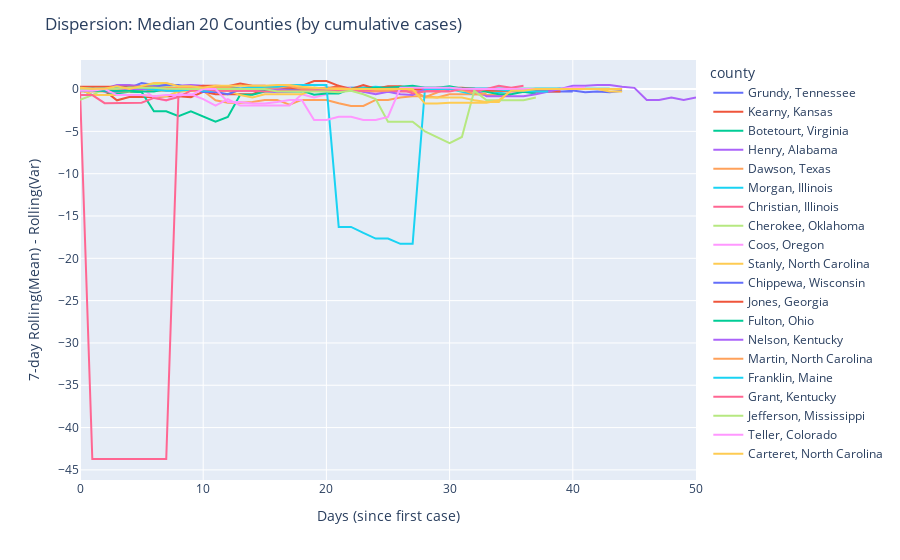

Notebook code cell kept with this figure:
### Code cell
fig = px.line(median_20_counties_df, 
             x="Days (since first case)",
             y="7-day Rolling(Mean) - Rolling(Var)",
             color="county")

fig.update_layout(title_text="Dispersion: Median 20 Counties (by cumulative cases)")

fig.show()

### Figure 1 — Plotly figure (JSON) as saved in the notebook; plotly's stock layout.template omitted (floating-point values rounded to 4 significant figures)
{"data": [{"hovertemplate": "county=Grundy, Tennessee<br>Days (since first case)=%{x}<br>7-day Rolling(Mean) - Rolling(Var)=%{y}<extra></extra>", "legendgroup": "Grundy, Tennessee", "line": {"color": "#636efa", "dash": "solid"}, "mode": "lines", "name": "Grundy, Tennessee", "showlegend": true, "type": "scatter", "x": [0, 1, 2, 3, 4, 5, 6, 7, 8, 9, 10, 11, 12, 13, 14, 15, 16, 17, 18, 19, 20, 21, 22, 23, 24, 25, 26, 27, 28, 29, 30, 31, 32, 33, 34, 35, 36, 37, 38, 39, 40], "xaxis": "x", "y": [-0.1905, 1.11e-16, 0.1429, 0.1429, 0.1429, 0.7143, 0.4762, -0.1905, -0.2857, -2.22e-16, 0.04762, 0.04762, 0.3333, -2.22e-16, 0.3333, 0.3333, 0.04762, -0.04762, -0.04762, 0.04762, 0.1429, 0.04762, 0.04762, 0.1429, 0.1429, 0.1429, 0.1429, 0.04762, 0.04762, -1.027e-15, -1.166e-15, -1.166e-15, -1.166e-15, -1.166e-15, -1.166e-15, -1.166e-15, -0.2857, -0.2857, -0.2857, -0.2857, -0.2857], "yaxis": "y"}, {"hovertemplate": "county=Kearny, Kansas<br>Days (since first case)=%{x}<br>7-day Rolling(Mean) - Rolling(Var)=%{y}<extra></extra>", "legendgroup": "Kearny, Kansas", "line": {"color": "#EF553B", "dash": "solid"}, "mode": "lines", "name": "Kearny, Kansas", "showlegend": true, "type": "scatter", "x": [0, 1, 2, 3, 4, 5, 6, 7, 8, 9, 10, 11, 12, 13, 14, 15, 16, 17, 18, 19, 20, 21], "xaxis": "x", "y": [0, 0, -0.1905, -1.333, -0.9524, -0.9524, -0.9524, -0.8571, -0.8571, -0.9524, -0.3333, -0.619, -0.619, -0.619, -0.619, -0.04762, -0.04762, 0.1429, 0.381, 0.9524, 0.9524, 0.381], "yaxis": "y"}, {"hovertemplate": "county=Botetourt, Virginia<br>Days (since first case)=%{x}<br>7-day Rolling(Mean) - Rolling(Var)=%{y}<extra></extra>", "legendgroup": "Botetourt, Virginia", "line": {"color": "#00cc96", "dash": "solid"}, "mode": "lines", "name": "Botetourt, Virginia", "showlegend": true, "type": "scatter", "x": [0, 1, 2, 3, 4, 5, 6, 7, 8, 9, 10, 11, 12, 13, 14, 15, 16, 17, 18, 19, 20, 21, 22, 23, 24, 25, 26, 27, 28, 29, 30, 31, 32, 33, 34, 35, 36, 37, 38, 39, 40, 41, 42, 43], "xaxis": "x", "y": [0, -0.7143, -0.7143, -0.5238, -0.3333, -0.3333, -2.619, -2.619, -3.19, -2.619, -3.19, -3.857, -3.286, -0.6667, -0.6667, -0.2857, -0.2857, -0.2857, -0.2857, 0.1429, 0.04762, 8.049e-16, 0, 8.049e-16, 0.04762, 0.04762, 0.1429, 0.1429, 0.1429, 0.1429, 0.04762, 0.04762, 0.04762, 8.049e-16, 8.049e-16, 8.049e-16, 8.049e-16, 0.04762, 8.049e-16, 8.049e-16, 0.04762, 0.04762, 0.04762, 0.04762], "yaxis": "y"}, {"hovertemplate": "county=Henry, Alabama<br>Days (since first case)=%{x}<br>7-day Rolling(Mean) - Rolling(Var)=%{y}<extra></extra>", "legendgroup": "Henry, Alabama", "line": {"color": "#ab63fa", "dash": "solid"}, "mode": "lines", "name": "Henry, Alabama", "showlegend": true, "type": "scatter", "x": [0, 1, 2, 3, 4, 5, 6, 7, 8, 9, 10, 11, 12, 13, 14, 15, 16, 17, 18, 19, 20, 21, 22, 23, 24, 25, 26, 27, 28, 29, 30], "xaxis": "x", "y": [0, 0, 0.04762, 0.4762, 0.4762, 0.3333, 0.381, 0.6667, 0.381, 0.4762, 0.381, 0.1429, 0.3333, 0.04762, -0.1905, -0.1905, -0.381, -0.2857, -0.1905, 0.04762, 0.04762, -0.04762, 0.1429, 0.1429, 0.1429, -0.04762, -0.1905, -0.1905, 0.04762, 5.274e-16, -0.1905], "yaxis": "y"}, {"hovertemplate": "county=Dawson, Texas<br>Days (since first case)=%{x}<br>7-day Rolling(Mean) - Rolling(Var)=%{y}<extra></extra>", "legendgroup": "Dawson, Texas", "line": {"color": "#FFA15A", "dash": "solid"}, "mode": "lines", "name": "Dawson, Texas", "showlegend": true, "type": "scatter", "x": [0, 1, 2, 3, 4, 5, 6, 7, 8, 9, 10, 11, 12, 13, 14, 15, 16, 17, 18, 19, 20, 21, 22, 23, 24, 25, 26, 27, 28, 29, 30, 31, 32, 33, 34, 35], "xaxis": "x", "y": [-0.2857, -0.2857, -0.2857, -0.2857, -0.2857, -0.1905, -0.1905, -0.1905, -0.1905, -0.1905, -0.1905, -1.333, -1.619, -1.619, -1.524, -1.286, -1.286, -1.857, -1.286, -1.286, -1.286, -1.667, -2, -2, -1.286, -1.286, -1, -0.8571, -0.8571, -1, -0.619, -0.619, -0.619, -0.7143, -0.7143, -0.7143], "yaxis": "y"}, {"hovertemplate": "county=Morgan, Illinois<br>Days (since first case)=%{x}<br>7-day Rolling(Mean) - Rolling(Var)=%{y}<extra></extra>", "legendgroup": "Morgan, Illinois", "line": {"color": "#19d3f3", "dash": "solid"}, "mode": "lines", "name": "Morgan, Illinois", "showlegend": true, "type": "scatter", "x": [0, 1, 2, 3, 4, 5, 6, 7, 8, 9, 10, 11, 12, 13, 14, 15, 16, 17, 18, 19, 20, 21, 22, 23, 24, 25, 26, 27, 28, 29, 30, 31, 32, 33, 34, 35, 36, 37, 38, 39], "xaxis": "x", "y": [-0.04762, -0.04762, 0.1429, 0.1429, 0.1429, 0.2857, 0.1429, 0.1429, 0.1429, -0.04762, -0.04762, -0.1905, -0.1905, -0.1905, -2.776e-17, 0.04762, 0.04762, 0.04762, 0.1429, 0.04762, 0.1429, 0.1429, 0.1429, 0.1429, 0.2857, 0.1429, -2.22e-16, -2.22e-16, -2.22e-16, 0.04762, 0.04762, -0.3333, -0.619, -0.1905, -0.381, -0.1905, -0.04762, 0.04762, 0.04762, 0.04762], "yaxis": "y"}, {"hovertemplate": "county=Christian, Illinois<br>Days (since first case)=%{x}<br>7-day Rolling(Mean) - Rolling(Var)=%{y}<extra></extra>", "legendgroup": "Christian, Illinois", "line": {"color": "#FF6692", "dash": "solid"}, "mode": "lines", "name": "Christian, Illinois", "showlegend": true, "type": "scatter", "x": [0, 1, 2, 3, 4, 5, 6, 7, 8, 9, 10, 11, 12, 13, 14, 15, 16, 17, 18, 19, 20, 21, 22, 23, 24, 25, 26, 27, 28, 29, 30, 31, 32, 33, 34, 35, 36, 37, 38, 39, 40, 41, 42, 43, 44], "xaxis": "x", "y": [0, -43.71, -43.71, -43.71, -43.71, -43.71, -43.71, -43.71, -0.2857, -0.1905, -0.1905, -0.1905, -0.1905, -0.1905, -0.1905, -0.1905, -0.1905, -2.97e-15, -2.97e-15, -2.97e-15, -2.97e-15, -2.97e-15, -2.97e-15, -0.2857, -0.2857, -0.2857, -0.2857, -0.2857, -0.1905, -0.1905, -2.97e-15, -2.97e-15, -0.1905, -0.1905, -0.1905, -0.2857, -0.2857, -0.2857, -0.2857, -3.035e-15, -3.035e-15, -3.035e-15, -3.035e-15, -3.035e-15, -3.035e-15], "yaxis": "y"}, {"hovertemplate": "county=Cherokee, Oklahoma<br>Days (since first case)=%{x}<br>7-day Rolling(Mean) - Rolling(Var)=%{y}<extra></extra>", "legendgroup": "Cherokee, Oklahoma", "line": {"color": "#B6E880", "dash": "solid"}, "mode": "lines", "name": "Cherokee, Oklahoma", "showlegend": true, "type": "scatter", "x": [0, 1, 2, 3, 4, 5, 6, 7, 8, 9, 10, 11, 12, 13, 14, 15, 16, 17, 18, 19, 20, 21, 22, 23, 24, 25, 26, 27, 28, 29, 30, 31, 32, 33, 34, 35, 36, 37], "xaxis": "x", "y": [-1.286, -0.7143, 0.04762, 0.1429, -0.2857, 0.1429, 0.619, 0.3333, 0.04762, 0.04762, -0.04762, 0.1429, 0.1429, 0.04762, 0.04762, 0.04762, -0.04762, -0.04762, -0.04762, -0.1905, 0.04762, 0.04762, 0.04762, 0.04762, 0.04762, 0.04762, 0.04762, 8.327e-17, 8.327e-17, 8.327e-17, 8.327e-17, -0.1905, -0.2857, -0.2857, -0.1905, -0.1905, -0.1905, -0.1905], "yaxis": "y"}, {"hovertemplate": "county=Coos, Oregon<br>Days (since first case)=%{x}<br>7-day Rolling(Mean) - Rolling(Var)=%{y}<extra></extra>", "legendgroup": "Coos, Oregon", "line": {"color": "#FF97FF", "dash": "solid"}, "mode": "lines", "name": "Coos, Oregon", "showlegend": true, "type": "scatter", "x": [0, 1, 2, 3, 4, 5, 6, 7, 8, 9, 10, 11, 12, 13, 14, 15, 16, 17, 18, 19, 20, 21, 22], "xaxis": "x", "y": [0, 0, 0, 0.04762, 0.1429, 0.1429, -1, -1.381, -0.619, -0.619, -1.19, -1.952, -1.19, -1.952, -1.952, -1.952, -1.952, -1.952, -0.619, -1, -0.619, 0.1429, 0.1429], "yaxis": "y"}, {"hovertemplate": "county=Stanly, North Carolina<br>Days (since first case)=%{x}<br>7-day Rolling(Mean) - Rolling(Var)=%{y}<extra></extra>", "legendgroup": "Stanly, North Carolina", "line": {"color": "#FECB52", "dash": "solid"}, "mode": "lines", "name": "Stanly, North Carolina", "showlegend": true, "type": "scatter", "x": [0, 1, 2, 3, 4, 5, 6, 7, 8, 9, 10, 11, 12, 13, 14, 15, 16, 17, 18, 19, 20, 21, 22, 23, 24, 25, 26, 27, 28, 29, 30, 31, 32, 33, 34, 35, 36, 37, 38, 39, 40, 41, 42, 43, 44], "xaxis": "x", "y": [0, -0.7143, -0.7143, -0.7143, -0.7143, -0.7143, -0.8571, -0.8571, -0.2857, -0.1905, -0.1905, -0.1905, -0.1905, -0.7143, -1.0, -0.619, -0.619, -0.619, -0.619, -0.04762, 0.04762, 0.04762, -0.04762, -0.04762, -0.04762, 0.1429, 0.1429, -0.04762, -1.0, -1.0, -1.0, -1.0, -1.333, -1.524, -1.524, 4.996e-16, 4.996e-16, 0, 0, 4.996e-16, 4.996e-16, 4.996e-16, 4.996e-16, 4.996e-16, 4.996e-16], "yaxis": "y"}, {"hovertemplate": "county=Chippewa, Wisconsin<br>Days (since first case)=%{x}<br>7-day Rolling(Mean) - Rolling(Var)=%{y}<extra></extra>", "legendgroup": "Chippewa, Wisconsin", "line": {"color": "#636efa", "dash": "solid"}, "mode": "lines", "name": "Chippewa, Wisconsin", "showlegend": true, "type": "scatter", "x": [0, 1, 2, 3, 4, 5, 6, 7, 8, 9, 10, 11, 12, 13, 14, 15, 16, 17, 18, 19, 20, 21, 22, 23, 24, 25, 26, 27, 28, 29, 30, 31, 32, 33, 34, 35, 36, 37, 38, 39, 40, 41, 42, 43, 44], "xaxis": "x", "y": [0.1429, 0.1429, -0.2857, -0.2857, -2.22e-16, 0.381, 0.2857, 0.4762, 0.4762, 0.04762, -0.3333, -0.3333, -0.619, -0.04762, 0.04762, -0.04762, -0.04762, -0.04762, -0.1905, -0.1905, -0.2857, -0.1905, 7.216e-16, 7.216e-16, 7.216e-16, 7.216e-16, 7.216e-16, 7.216e-16, 0, 0, 0, 0, 0, 7.216e-16, 0.04762, 0.04762, -0.04762, -0.04762, -0.04762, 0.04762, -0.1905, -0.381, -0.2857, -0.381, -0.1905], "yaxis": "y"}, {"hovertemplate": "county=Jones, Georgia<br>Days (since first case)=%{x}<br>7-day Rolling(Mean) - Rolling(Var)=%{y}<extra></extra>", "legendgroup": "Jones, Georgia", "line": {"color": "#EF553B", "dash": "solid"}, "mode": "lines", "name": "Jones, Georgia", "showlegend": true, "type": "scatter", "x": [0, 1, 2, 3, 4, 5, 6, 7, 8, 9, 10, 11, 12, 13, 14, 15, 16, 17, 18, 19, 20, 21, 22, 23, 24, 25, 26, 27, 28, 29, 30, 31, 32, 33, 34, 35, 36, 37, 38, 39], "xaxis": "x", "y": [0.2857, 0.2857, 0.2857, 0.2857, 0.2857, 0.2857, 0.1429, -0.04762, -0.04762, 0.1429, 0.381, 0.381, 0.3333, 0.6667, 0.381, 0.381, 0.1429, 0.1429, -4.441e-16, -2.22e-16, -2.22e-16, 0.381, -6.661e-16, 0.4762, 0.04762, 0.3333, 0.3333, 0.04762, -0.04762, 0.1429, 0.1429, 0.1429, 0.04762, -0.1905, -0.1905, -0.1905, -0.2857, -0.2857, -0.2857, -0.2857], "yaxis": "y"}, {"hovertemplate": "county=Fulton, Ohio<br>Days (since first case)=%{x}<br>7-day Rolling(Mean) - Rolling(Var)=%{y}<extra></extra>", "legendgroup": "Fulton, Ohio", "line": {"color": "#00cc96", "dash": "solid"}, "mode": "lines", "name": "Fulton, Ohio", "showlegend": true, "type": "scatter", "x": [0, 1, 2, 3, 4, 5, 6, 7, 8, 9, 10, 11, 12, 13, 14, 15, 16, 17, 18, 19, 20, 21, 22, 23, 24, 25, 26, 27, 28, 29, 30, 31, 32, 33, 34, 35, 36, 37], "xaxis": "x", "y": [-0.1905, -0.1905, -0.1905, -0.1905, -0.1905, -0.2857, -0.2857, -2.776e-17, 0.04762, 0.04762, 0.04762, 0.1429, 0.1429, -2.22e-16, -2.22e-16, -0.1905, -0.1905, -0.1905, -0.1905, -0.6667, -0.5238, -0.5238, 0.04762, 0.04762, 0.1429, 0.1429, 0.2857, 0.381, 0.1429, 0.1429, 0.3333, 0.04762, 0.04762, -0.3333, -0.619, -0.619, -0.3333, -0.5238], "yaxis": "y"}, {"hovertemplate": "county=Nelson, Kentucky<br>Days (since first case)=%{x}<br>7-day Rolling(Mean) - Rolling(Var)=%{y}<extra></extra>", "legendgroup": "Nelson, Kentucky", "line": {"color": "#ab63fa", "dash": "solid"}, "mode": "lines", "name": "Nelson, Kentucky", "showlegend": true, "type": "scatter", "x": [0, 1, 2, 3, 4, 5, 6, 7, 8, 9, 10, 11, 12, 13, 14, 15, 16, 17, 18, 19, 20, 21, 22, 23, 24, 25, 26, 27, 28, 29, 30, 31, 32, 33, 34, 35, 36, 37, 38, 39, 40, 41, 42, 43, 44, 45, 46, 47, 48, 49, 50], "xaxis": "x", "y": [0, 0, 0, 0, 0, 0, 0, 0.04762, 0.04762, 0.04762, 0.04762, 0.04762, 0.04762, 0.04762, 2.776e-17, 2.776e-17, 0.04762, -0.1905, -0.1905, -0.04762, 0.04762, 0.04762, 0.04762, -0.3333, -0.619, -0.3333, -0.619, -0.7143, -3.886e-16, -3.886e-16, -3.886e-16, -3.886e-16, -4.256e-16, -0.8571, -0.8571, -0.8571, -0.8571, -0.619, -0.3333, -4.441e-16, 0.381, 0.381, 0.4762, 0.4762, 0.2857, 0.1429, -1.286, -1.286, -1, -1.286, -1], "yaxis": "y"}, {"hovertemplate": "county=Martin, North Carolina<br>Days (since first case)=%{x}<br>7-day Rolling(Mean) - Rolling(Var)=%{y}<extra></extra>", "legendgroup": "Martin, North Carolina", "line": {"color": "#FFA15A", "dash": "solid"}, "mode": "lines", "name": "Martin, North Carolina", "showlegend": true, "type": "scatter", "x": [0, 1, 2, 3, 4, 5, 6, 7, 8, 9, 10, 11, 12, 13, 14, 15, 16, 17, 18, 19, 20, 21, 22, 23, 24, 25, 26, 27, 28, 29, 30, 31, 32, 33], "xaxis": "x", "y": [0.04762, 2.776e-17, 0.04762, 0.04762, 0.1429, 0.1429, 0.1429, 0.1429, 0.1429, 0.1429, 0.1429, 0.1429, 0.1429, -0.04762, -0.04762, 0.1429, 0.1429, 0.3333, 0.04762, 0.04762, 0.1429, 0.1429, -0.04762, -0.1905, -0.1905, -0.1905, 0.04762, -0.1905, -0.9524, -0.381, 0.1429, -0.04762, -0.619, -0.5238], "yaxis": "y"}, {"hovertemplate": "county=Franklin, Maine<br>Days (since first case)=%{x}<br>7-day Rolling(Mean) - Rolling(Var)=%{y}<extra></extra>", "legendgroup": "Franklin, Maine", "line": {"color": "#19d3f3", "dash": "solid"}, "mode": "lines", "name": "Franklin, Maine", "showlegend": true, "type": "scatter", "x": [0, 1, 2, 3, 4, 5, 6, 7, 8, 9, 10, 11, 12, 13, 14, 15, 16, 17, 18, 19, 20, 21, 22, 23, 24, 25, 26, 27, 28, 29, 30, 31, 32, 33, 34, 35, 36, 37, 38], "xaxis": "x", "y": [0.1429, 0.04762, 0.04762, 0.1429, 0.1429, 0.1429, -0.04762, -0.1905, -0.1905, -0.04762, -0.1905, -0.1905, -0.04762, 0.04762, 0.1429, 0.2857, 0.2857, 0.4762, 0.4762, 0.4762, 0.4762, -16.29, -16.29, -17, -17.67, -17.67, -18.29, -18.29, 0.04762, -3.886e-16, 0.04762, 0.04762, 0.04762, 0.04762, -0.04762, -0.1905, -0.1905, -0.2857, -0.2857], "yaxis": "y"}, {"hovertemplate": "county=Grant, Kentucky<br>Days (since first case)=%{x}<br>7-day Rolling(Mean) - Rolling(Var)=%{y}<extra></extra>", "legendgroup": "Grant, Kentucky", "line": {"color": "#FF6692", "dash": "solid"}, "mode": "lines", "name": "Grant, Kentucky", "showlegend": true, "type": "scatter", "x": [0, 1, 2, 3, 4, 5, 6, 7, 8, 9, 10, 11, 12, 13, 14, 15, 16, 17, 18, 19, 20, 21, 22, 23, 24, 25, 26, 27, 28, 29, 30, 31, 32, 33, 34, 35, 36], "xaxis": "x", "y": [-0.7143, -0.7143, -1.667, -1.667, -1.619, -1.619, -1.048, -1.333, -0.9524, -0.1905, 7.772e-16, -0.1905, -0.1905, -0.1905, -0.1905, -0.2857, -0.1905, -0.1905, -0.1905, -0.1905, -0.1905, -0.1905, -0.1905, -0.1905, 1.305e-15, 0.04762, 0.04762, -0.5238, -0.2857, -0.2857, -0.2857, 7.772e-16, -0.2857, 6.661e-16, 0.381, 0.1429, 0.381], "yaxis": "y"}, {"hovertemplate": "county=Jefferson, Mississippi<br>Days (since first case)=%{x}<br>7-day Rolling(Mean) - Rolling(Var)=%{y}<extra></extra>", "legendgroup": "Jefferson, Mississippi", "line": {"color": "#B6E880", "dash": "solid"}, "mode": "lines", "name": "Jefferson, Mississippi", "showlegend": true, "type": "scatter", "x": [0, 1, 2, 3, 4, 5, 6, 7, 8, 9, 10, 11, 12, 13, 14, 15, 16, 17, 18, 19, 20, 21, 22, 23, 24, 25, 26, 27, 28, 29, 30, 31, 32, 33, 34, 35, 36, 37], "xaxis": "x", "y": [0, 0.04762, 0.04762, 0.04762, 0.1429, 0.1429, 0.1429, 0.04762, 2.776e-17, 2.776e-17, 2.776e-17, 0, 0, 0, 0, 0, -0.2857, -0.2857, -0.2857, -0.2857, -0.2857, -0.381, -0.1905, -0.619, -1.19, -3.857, -3.857, -3.857, -5.0, -5.667, -6.381, -5.667, -0.1905, -1.333, -1.333, -1.333, -1.333, -1.0], "yaxis": "y"}, {"hovertemplate": "county=Teller, Colorado<br>Days (since first case)=%{x}<br>7-day Rolling(Mean) - Rolling(Var)=%{y}<extra></extra>", "legendgroup": "Teller, Colorado", "line": {"color": "#FF97FF", "dash": "solid"}, "mode": "lines", "name": "Teller, Colorado", "showlegend": true, "type": "scatter", "x": [0, 1, 2, 3, 4, 5, 6, 7, 8, 9, 10, 11, 12, 13, 14, 15, 16, 17, 18, 19, 20, 21, 22, 23, 24, 25, 26, 27, 28, 29, 30, 31, 32, 33, 34, 35, 36, 37, 38, 39, 40, 41], "xaxis": "x", "y": [-0.1905, -0.1905, 1.388e-16, -0.7143, -0.7143, -0.7143, -0.8571, -0.7143, -0.7143, -0.7143, 5.551e-17, 5.551e-17, -1.524, -1.524, -1.714, -1.714, -1.524, -1.286, -1.286, -3.667, -3.667, -3.286, -3.286, -3.667, -3.667, -3.286, 0.1429, 0.1429, 0.1429, 0.1429, 0.1429, 0.04762, 4.441e-16, 4.441e-16, 4.441e-16, 4.441e-16, 0.04762, 0.04762, 0.04762, 0.04762, 0.1429, 0.1429], "yaxis": "y"}, {"hovertemplate": "county=Carteret, North Carolina<br>Days (since first case)=%{x}<br>7-day Rolling(Mean) - Rolling(Var)=%{y}<extra></extra>", "legendgroup": "Carteret, North Carolina", "line": {"color": "#FECB52", "dash": "solid"}, "mode": "lines", "name": "Carteret, North Carolina", "showlegend": true, "type": "scatter", "x": [0, 1, 2, 3, 4, 5, 6, 7, 8, 9, 10, 11, 12, 13, 14, 15, 16, 17, 18, 19, 20, 21, 22, 23, 24, 25, 26, 27, 28, 29, 30, 31, 32, 33, 34, 35, 36, 37, 38, 39, 40, 41, 42, 43, 44], "xaxis": "x", "y": [0.1429, 0.04762, 0.04762, 0.3333, 3.331e-16, 0.3333, 0.7143, 0.7143, 0.3333, 0.3333, 0.1429, 0.381, 0.381, 0.381, 0.381, 0.381, 0.4762, 0.4762, 0.2857, 0.1429, 0.04762, 3.886e-16, 3.886e-16, 0, 0, 0, 0, 0, -1.714, -1.714, -1.619, -1.619, -1.619, -1.619, -1.333, -0.1905, -0.1905, 7.216e-16, 7.216e-16, 7.216e-16, 7.216e-16, 0, 0, -0.2857, -0.2857], "yaxis": "y"}], "layout": {"legend": {"title": {"text": "county"}, "tracegroupgap": 0}, "margin": {"t": 60}, "title": {"text": "Dispersion: Median 20 Counties (by cumulative cases)"}, "xaxis": {"anchor": "y", "domain": [0, 1], "title": {"text": "Days (since first case)"}}, "yaxis": {"anchor": "x", "domain": [0, 1], "title": {"text": "7-day Rolling(Mean) - Rolling(Var)"}}}}
